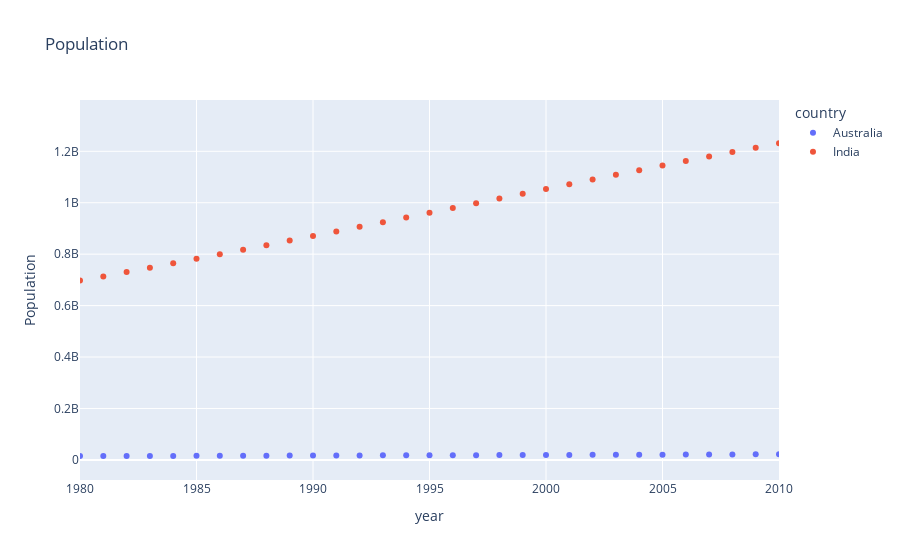

The code cell stored with this chart in its notebook:
### Code cell
px.scatter(
    data_frame = world_stats[world_stats['country'].isin(['India', 'Australia'])], 
    x = 'year', 
    y = 'Population', 
    title = 'Population', 
    color = 'country',
    labels= {'X' : 'Year', 'Y' : 'Population'},
    range_x = [1980, 2010],
    hover_name = 'country',

)

### Figure 1 — Plotly figure (JSON) as saved in the notebook; plotly's stock layout.template omitted (floating-point values rounded to 4 significant figures)
{"data": [{"hovertemplate": "<b>%{hovertext}</b><br><br>country=Australia<br>year=%{x}<br>Population=%{y}<extra></extra>", "hovertext": ["Australia", "Australia", "Australia", "Australia", "Australia", "Australia", "Australia", "Australia", "Australia", "Australia", "Australia", "Australia", "Australia", "Australia", "Australia", "Australia", "Australia", "Australia", "Australia", "Australia", "Australia", "Australia", "Australia", "Australia", "Australia", "Australia", "Australia", "Australia", "Australia", "Australia", "Australia", "Australia", "Australia", "Australia", "Australia", "Australia", "Australia", "Australia", "Australia", "Australia", "Australia", "Australia", "Australia", "Australia", "Australia", "Australia", "Australia", "Australia", "Australia", "Australia", "Australia", "Australia", "Australia", "Australia", "Australia", "Australia"], "legendgroup": "Australia", "marker": {"color": "#636efa", "symbol": "circle"}, "mode": "markers", "name": "Australia", "orientation": "v", "showlegend": true, "type": "scatter", "x": [2015, 2014, 2013, 2012, 2011, 2010, 2009, 2008, 2007, 2006, 2005, 2004, 2003, 2002, 2001, 2000, 1999, 1998, 1997, 1996, 1995, 1994, 1993, 1992, 1991, 1990, 1989, 1988, 1987, 1986, 1985, 1984, 1983, 1982, 1981, 1980, 1979, 1978, 1977, 1976, 1975, 1974, 1973, 1972, 1971, 1970, 1969, 1968, 1967, 1966, 1965, 1964, 1963, 1962, 1961, 1960], "xaxis": "x", "y": [23781169, 23464086, 23117353, 22728254, 22340024, 22031750, 21691700, 21249200, 20827600, 20697900, 20394800, 20127400, 19895400, 19651400, 19413000, 19153000, 18926000, 18711000, 18517000, 18311000, 18072000, 17855000, 17667000, 17495000, 17284000, 17065100, 16814400, 16532200, 16263900, 16018400, 15758000, 15544000, 15369000, 15178000, 14927000, 14692000, 14514000, 14358000, 14192000, 14033000, 13893000, 13723000, 13380000, 13177000, 12937000, 12507000, 12263000, 12009000, 11799000, 11651000, 11388000, 11167000, 10950000, 10742000, 10483000, 10276477], "yaxis": "y"}, {"hovertemplate": "<b>%{hovertext}</b><br><br>country=India<br>year=%{x}<br>Population=%{y}<extra></extra>", "hovertext": ["India", "India", "India", "India", "India", "India", "India", "India", "India", "India", "India", "India", "India", "India", "India", "India", "India", "India", "India", "India", "India", "India", "India", "India", "India", "India", "India", "India", "India", "India", "India", "India", "India", "India", "India", "India", "India", "India", "India", "India", "India", "India", "India", "India", "India", "India", "India", "India", "India", "India", "India", "India", "India", "India", "India", "India"], "legendgroup": "India", "marker": {"color": "#EF553B", "symbol": "circle"}, "mode": "markers", "name": "India", "orientation": "v", "showlegend": true, "type": "scatter", "x": [2015, 2014, 2013, 2012, 2011, 2010, 2009, 2008, 2007, 2006, 2005, 2004, 2003, 2002, 2001, 2000, 1999, 1998, 1997, 1996, 1995, 1994, 1993, 1992, 1991, 1990, 1989, 1988, 1987, 1986, 1985, 1984, 1983, 1982, 1981, 1980, 1979, 1978, 1977, 1976, 1975, 1974, 1973, 1972, 1971, 1970, 1969, 1968, 1967, 1966, 1965, 1964, 1963, 1962, 1961, 1960], "xaxis": "x", "y": [1311050527, 1295291543, 1279498874, 1263589639, 1247446011, 1230984504, 1214182182, 1197070109, 1179685631, 1162088305, 1144326293, 1126419321, 1108369577, 1090189358, 1071888190, 1053481072, 1034976626, 1016402907, 997817250, 979290432, 960874982, 942604211, 924475633, 906461358, 888513869, 870601776, 852736160, 834944397, 817232241, 799607235, 782085127, 764664278, 747374856, 730303461, 713561406, 697229745, 681358553, 665936435, 650907559, 636182810, 621703641, 607446519, 593451889, 579800632, 566605402, 553943226, 541844848, 530274729, 519162069, 508402908, 497920270, 487690114, 477729958, 468054145, 458691457, 449661874], "yaxis": "y"}], "layout": {"legend": {"title": {"text": "country"}, "tracegroupgap": 0}, "title": {"text": "Population"}, "xaxis": {"anchor": "y", "domain": [0, 1], "range": [1980, 2010], "title": {"text": "year"}}, "yaxis": {"anchor": "x", "domain": [0, 1], "title": {"text": "Population"}}}}
